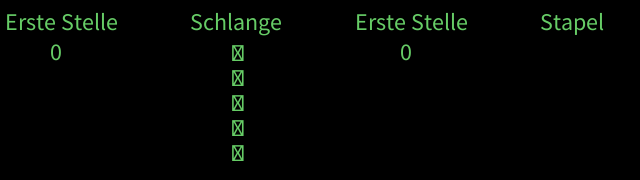
Frame 1 (no input)
Frame 60 (the mouse pressed at the canvas centre just before this capture): identical to frame 1, image omitted
Frame 120 (the mouse held since frame 60 and released just before this capture): identical to frame 1, image omitted

The Processing sketch that drew this single still picture (run headless with seeded random() and noise(); from frame 60 on, the mouse is pressed at the canvas centre):

// Processing sketch: Queue__Schlange__Stapel__Stack_2
// ── Queue__Schlange__Stapel__Stack_2.pde
Queue q;
Variable_Stack v;

void setup() {
  size(640, 180);                     // Fenstergroesse in Breite und Hoehe
  background(0);                      // Hintergrundfarbe von Schwarz (0) bis Weiss (255) 
  fill(#66cc66);                      // Textfarbe als RGB 
  textSize(24);                       // Textgroesse, kann spaeter geaendert werden
  surface.setResizable(true);         //  Darf die Fenstergroesse veraendert werden oder nicht?
  q = new Queue(5);
  v = new Variable_Stack();
}


void draw() {
  background(0);
  text("Erste Stelle",5,30);
  text(q.top(),50,60);
  text("Schlange",190,30);
  q.show();  
  
  text("Erste Stelle",5+350,30);
  text(v.top(),50+350,60);
  
  text("Stapel",190+350,30);
  v.show();
}

void keyPressed() {
  q.push(int(key));
  v.push(int(key));
}

void mouseClicked(){
  q.pop();
  v.pop();
  println("Empty?: " + v.isEmpty());
  
}

// ── Queue.pde
class Queue {
  Integer[] Q = new Integer[5];
  int pointerindex;

  Queue(int n) {
    Q = new Integer[n];
    pointerindex = 0;
  }

  boolean isEmpty(){
    return Q[0] == null? true:false;
  }
  
  int top() {
    try{
      return Q[0];
    }catch(Exception e){
      return 0;
    }
  }

  void push(int e) {
    if (pointerindex > Q.length-1) {
      pop();
      pointerindex = Q.length-1;
    }
    Q[pointerindex] = e;
    pointerindex++;
  }

  void pop() {
    for (int i = 0; i < Q.length-1; i++) {
      Q[i] = Q[i+1];
    }
    Q[Q.length-1] = null;
    pointerindex = pointerindex > 0? pointerindex-1: 0;
  }
  
  void show(){
    for(int i = 0; i < Q.length; i++){
      try{
        text(Q[i],230,60+25*i+1);
      }catch(Exception e){
        text(char(00000000),230,60+25*i+1);      
      }
    }
  }
}

// ── Stack.pde
class Stack {
  Integer[] S;
  Stack(int n) {
    S = new Integer[n];
  }

  boolean isEmpty() {
    return S[0] == null? true:false;
  }

  int top() {
    try {
      return S[0];
    }
    catch(Exception e) {
      return 0;
    }
  }

  void push(int e) {
    for (int i = S.length-1; i > 0; i--) {
      S[i] = S[i-1];
    }
    S[0] = e;
  }

  void pop() {
    for (int i = 0; i < S.length-1; i++) {
      S[i] = S[i+1];
    }
    S[S.length-1] = null;
  }

  void show() {
    for (int i = 0; i < S.length; i++) {
      try {
        text(S[i], 230+325, 60+25*i+1);
      }
      catch(Exception e) {
        text(char(00000000), 230, 60+25*i+1);
      }
    }
  }
}

// ── Variable_Stack.pde
class Variable_Stack{
  Stack s;
  
  Variable_Stack(){
    s = new Stack(0);
  }
  
  boolean isEmpty() {
    return s.S.length > 0? false:true;
  }

  int top() {
    return s.top();
  }

  
  void push(int e){
    int a = s.S.length;
    Integer[] T = new Integer[a];
    for(int i = 0; i < s.S.length; i++){
      T[i] = s.S[i];
    }
    s = new Stack(a+1);
    for(int i = 1; i < s.S.length; i++){
      s.S[i] = T[i-1];
    }  
    s.S[0] = e;
  }
  
  void pop(){
    int a = s.S.length;
    Integer[] T = new Integer[a];
    for(int i = 0; i < s.S.length; i++){
      T[i] = s.S[i];
    }
    s = new Stack(a > 0? a-1:0);
    for(int i = 0; i < s.S.length; i++){
      s.S[i] = T[i+1];
    }    
  }
  
  void show() {
    for (int i = 0; i < s.S.length; i++) {
      try {
        text(s.S[i], 230+325, 60+25*i+1);
      }
      catch(Exception e) {
        text(char(00000000), 230, 60+25*i+1);
      }
    }
  }

}
